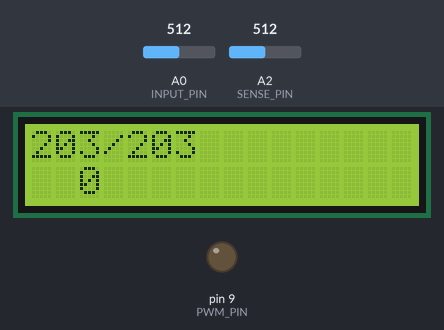
The sketch below on a simulated Arduino Uno, built with avr-gcc and run on an emulated ATmega328P. Shown: 16×2 character LCD, output pins drawn as LEDs (lit = HIGH). The test bench sets the inputs (shaded band); at power-on: A0 (INPUT_PIN) = 512, A2 (SENSE_PIN) = 512.

Above: at 1.2 s.
1.3 s: A0 (INPUT_PIN) set to 515
At 1.47 s:
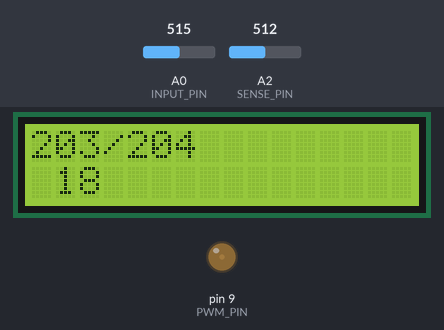
3.1 s: A2 (SENSE_PIN) set to 514
At 3.7 s:
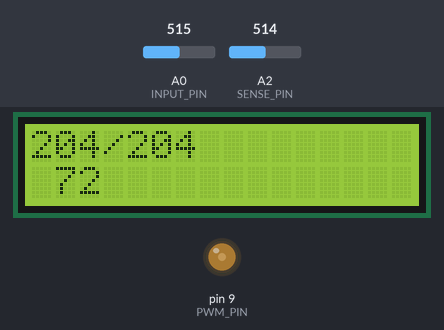
4.6 s: A0 (INPUT_PIN) set to 716
At 5.5 s:
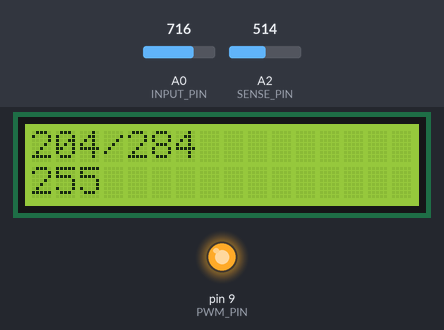
6.1 s: A2 (SENSE_PIN) set to 716
At 7.3 s:
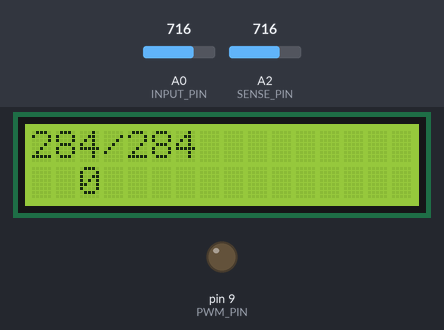
7.6 s: A0 (INPUT_PIN) set to 719
At 7.84 s:
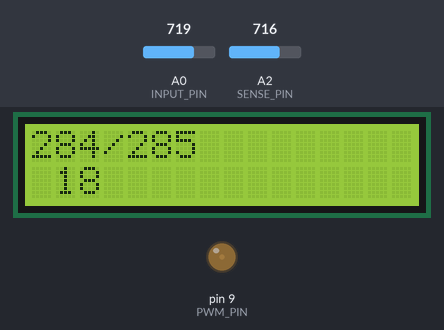
9.1 s: A2 (SENSE_PIN) set to 900
At 10.6 s:
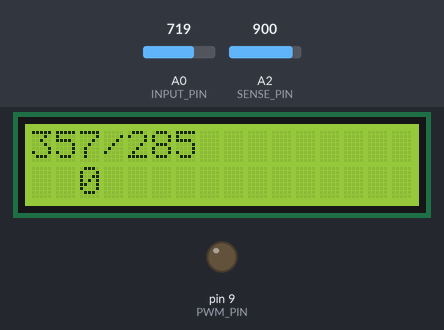
Timing chart, 0 to 11.7 s (numbered marks = the images above; inputs shaded):
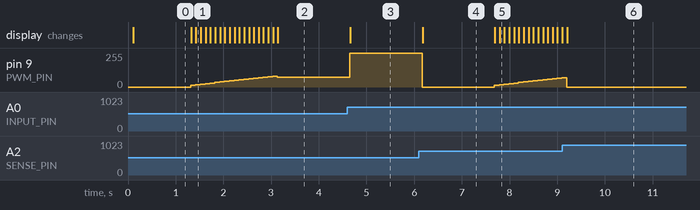

Measured:
- the behaviour switches between 513 and 514 on A2 (SENSE_PIN) (found by bisection; images 1 and 2)
- after the input at 1.3 s, pin 9 (PWM_PIN): moves from 0/255 to 82/255 over 1.7 s, starting at once; the display: first changes at once (image 1 shows a later state)
- after the input at 4.6 s, pin 9 (PWM_PIN): 72/255 → 255/255 after 0.05 s; the display: changes after 0.06 s (image 3)
- after the input at 6.1 s, pin 9 (PWM_PIN): 255/255 → 0/255 after 0.07 s; the display: changes after 0.08 s (image 4)
- after the input at 7.6 s, pin 9 (PWM_PIN): moves from 0/255 to 70/255 over 1.4 s, starting after 0.08 s; the display: first changes after 0.09 s (image 5 shows a later state)

The sketch:

soldering_ctrl.ino
```cpp
#include <Wire.h>
#include <LiquidCrystal_PCF8574.h>
#include <EEPROM.h>

//#define DEBUG

#include "PID.h"

#define VOLTS_PER_UNIT 5.0 / 1023.0

#define SENSE_PIN A2
#define PWM_PIN 9
#define INPUT_PIN A0


class Thermocouple {
  public:
    Thermocouple(int value, int pin){
      _value = value;
      _pin = pin;
    }
    int getTemperature();
  private:
    int _value;
    int _pin;
};

int Thermocouple::getTemperature() {
  int read = analogRead(_pin);
  #ifdef DEBUG
  Serial.print("Read: ");
  Serial.println(read);
  #endif
  float voltage = VOLTS_PER_UNIT * read;
  #ifdef DEBUG
  Serial.print("U: ");
  Serial.println(voltage);
  #endif
  return voltage / (300 * _value/1000000.0);
}

LiquidCrystal_PCF8574 lcd(0x3F);  // set the LCD address to 0x27 for a 16 chars and 2 line display

PID pid(10,0.1,4);
Thermocouple thermocouple(41, SENSE_PIN);

void setup()
{
  pinMode(PWM_PIN, OUTPUT);
  int error;
  lcd.begin(16, 2); // initialize the lcd
  lcd.setBacklight(255);

#ifdef DEBUG
  Serial.begin(57600);
#endif

}

int last = 0;
int setpoint = 0;
char buffer[10];
void loop()
{
  int input_val = analogRead(INPUT_PIN);
  int new_setpoint = map(analogRead(INPUT_PIN), 0, 1023, 0, 406);

  if(new_setpoint + 2 > setpoint || new_setpoint - 2 < setpoint){
    setpoint = new_setpoint;
  }

  int now = millis();
  if(now - last > 100){
    int input = thermocouple.getTemperature();
    int output = pid.calculate(setpoint, input);
    analogWrite(PWM_PIN, output);
    //lcd.clear();
    sprintf(buffer, "%3d/%3d", input, setpoint);
    lcd.setCursor(0,0);
    lcd.print(buffer);
    lcd.setCursor(0,1);
    sprintf(buffer, "%3d", output);
    lcd.print(buffer);
    last=now;

  #ifdef DEBUG
    Serial.print("Input: ");
    Serial.print(input);
    Serial.print(" Output: ");
    Serial.println(output);
  #endif

  }
} // loop()
```

PID.cpp
```cpp
#include "PID.h"

//#define DEBUG

PID::PID(float kp, float kd, float ki){
  this->kp = kp;
  this->kd = kd;
  this->ki = ki;

}

int PID::calculate(int setpoint, int current){
  int error = setpoint - current;

  p = kp * error;
  i += (ki * error);

  time_prev = time;
  time = millis();
  elapsed = (time - time_prev) / 1000.0;

  d = kd * ((error - previous_error) / elapsed);
  previous_error = error;

  int val = p + i;
  #ifdef DEBUG
  Serial.print("PID: p:");
  Serial.print(p);
  Serial.print(" i:");
  Serial.print(i);
  Serial.print(" d:");
  Serial.print(d);
  Serial.print(" val:");
  Serial.println(val);
  #endif

  if(val < 0){
    i = 0;
    val = 0;
  }
  if(val > 255){
    i = 0;
    val = 255;
  }

  return val;
}
```

PID.h
```cpp
#ifndef PID_H
#define PID_H

#include "Arduino.h"

class PID {
  public:
    PID(float kp, float kd, float ki);
    int calculate(int setpoint, int current);
  private:
    float kp, kd, ki, elapsed;
    int p = 0, i = 0, d = 0;
    int previous_error;
    unsigned long time = 0, time_prev = 0;
};

#endif
```
